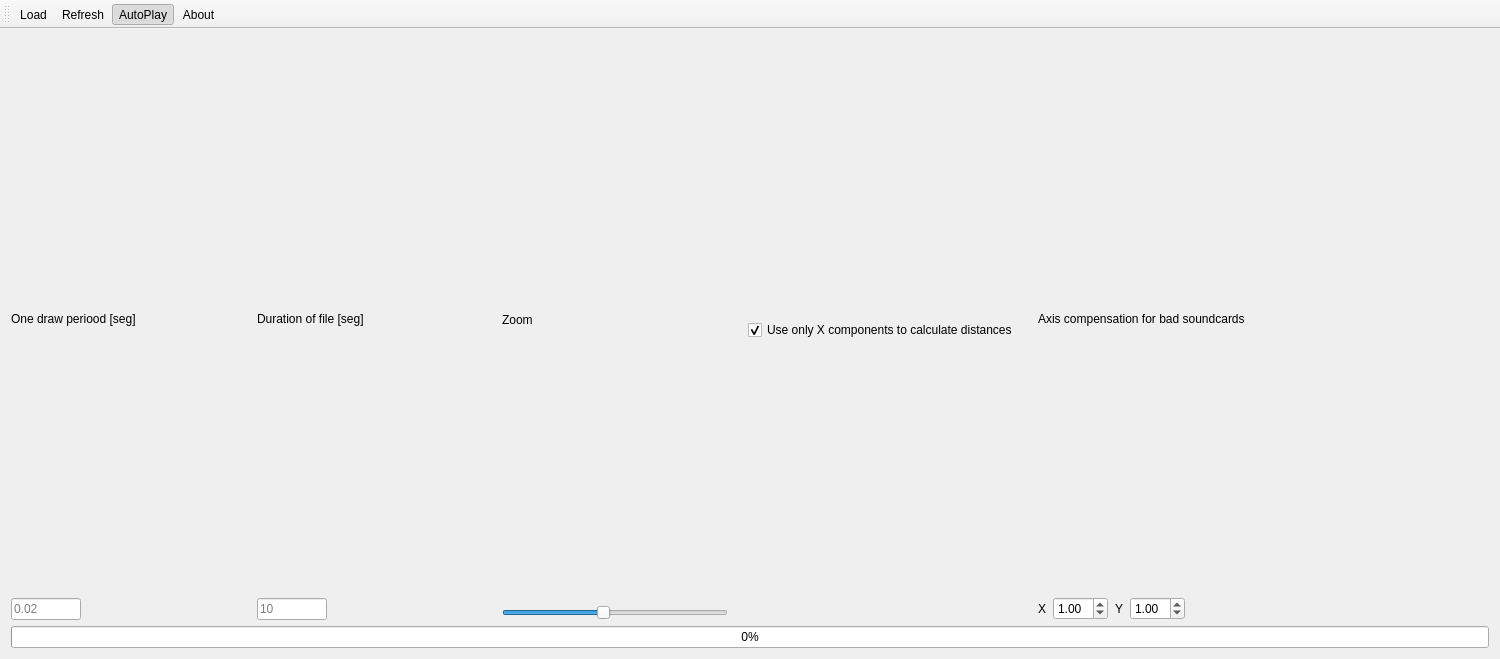
<?xml version="1.0" encoding="UTF-8"?>
<ui version="4.0">
 <class>MainWindowClass</class>
 <widget class="QMainWindow" name="MainWindowClass">
  <property name="geometry">
   <rect>
    <x>0</x>
    <y>0</y>
    <width>1500</width>
    <height>659</height>
   </rect>
  </property>
  <property name="windowTitle">
   <string>Rabiscoscopio 2</string>
  </property>
  <widget class="QWidget" name="centralWidget">
   <layout class="QGridLayout" name="gridLayout">
    <item row="3" column="0">
     <widget class="QProgressBar" name="progress">
      <property name="value">
       <number>0</number>
      </property>
     </widget>
    </item>
    <item row="2" column="0">
     <layout class="QVBoxLayout" name="verticalLayout"/>
    </item>
    <item row="0" column="0">
     <layout class="QHBoxLayout" name="horizontalLayout">
      <property name="spacing">
       <number>20</number>
      </property>
      <item>
       <layout class="QVBoxLayout" name="verticalLayout_2">
        <property name="spacing">
         <number>0</number>
        </property>
        <property name="sizeConstraint">
         <enum>QLayout::SetMinimumSize</enum>
        </property>
        <item>
         <widget class="QLabel" name="label_2">
          <property name="sizePolicy">
           <sizepolicy hsizetype="Minimum" vsizetype="Preferred">
            <horstretch>0</horstretch>
            <verstretch>0</verstretch>
           </sizepolicy>
          </property>
          <property name="minimumSize">
           <size>
            <width>0</width>
            <height>0</height>
           </size>
          </property>
          <property name="text">
           <string>One draw periood [seg]</string>
          </property>
         </widget>
        </item>
        <item>
         <layout class="QHBoxLayout" name="horizontalLayout_2">
          <property name="sizeConstraint">
           <enum>QLayout::SetMinimumSize</enum>
          </property>
          <item>
           <widget class="QLineEdit" name="edPeriod">
            <property name="maximumSize">
             <size>
              <width>70</width>
              <height>16777215</height>
             </size>
            </property>
            <property name="maxLength">
             <number>7</number>
            </property>
            <property name="placeholderText">
             <string>0.02</string>
            </property>
           </widget>
          </item>
          <item>
           <spacer name="horizontalSpacer_2">
            <property name="orientation">
             <enum>Qt::Horizontal</enum>
            </property>
            <property name="sizeHint" stdset="0">
             <size>
              <width>40</width>
              <height>20</height>
             </size>
            </property>
           </spacer>
          </item>
         </layout>
        </item>
       </layout>
      </item>
      <item>
       <layout class="QVBoxLayout" name="verticalLayout_3">
        <property name="spacing">
         <number>0</number>
        </property>
        <property name="sizeConstraint">
         <enum>QLayout::SetMinimumSize</enum>
        </property>
        <item>
         <widget class="QLabel" name="label">
          <property name="text">
           <string>Duration of file [seg]</string>
          </property>
         </widget>
        </item>
        <item>
         <layout class="QHBoxLayout" name="horizontalLayout_3">
          <item>
           <widget class="QLineEdit" name="edFileLength">
            <property name="maximumSize">
             <size>
              <width>70</width>
              <height>16777215</height>
             </size>
            </property>
            <property name="maxLength">
             <number>7</number>
            </property>
            <property name="placeholderText">
             <string>10</string>
            </property>
           </widget>
          </item>
          <item>
           <spacer name="horizontalSpacer_3">
            <property name="orientation">
             <enum>Qt::Horizontal</enum>
            </property>
            <property name="sizeHint" stdset="0">
             <size>
              <width>40</width>
              <height>20</height>
             </size>
            </property>
           </spacer>
          </item>
         </layout>
        </item>
       </layout>
      </item>
      <item>
       <layout class="QVBoxLayout" name="verticalLayout_7">
        <item>
         <widget class="QLabel" name="label_6">
          <property name="text">
           <string>Zoom</string>
          </property>
         </widget>
        </item>
        <item>
         <layout class="QHBoxLayout" name="horizontalLayout_6">
          <item>
           <widget class="QSlider" name="sbZoom">
            <property name="minimum">
             <number>10</number>
            </property>
            <property name="maximum">
             <number>100</number>
            </property>
            <property name="value">
             <number>50</number>
            </property>
            <property name="orientation">
             <enum>Qt::Horizontal</enum>
            </property>
           </widget>
          </item>
         </layout>
        </item>
       </layout>
      </item>
      <item>
       <layout class="QVBoxLayout" name="verticalLayout_5">
        <item>
         <widget class="QCheckBox" name="cbUseOnlyXComponents">
          <property name="text">
           <string>Use only X components to calculate distances</string>
          </property>
          <property name="checked">
           <bool>true</bool>
          </property>
         </widget>
        </item>
       </layout>
      </item>
      <item>
       <layout class="QVBoxLayout" name="verticalLayout_4">
        <property name="spacing">
         <number>0</number>
        </property>
        <item>
         <widget class="QLabel" name="label_3">
          <property name="text">
           <string>Axis compensation for bad soundcards</string>
          </property>
         </widget>
        </item>
        <item>
         <layout class="QHBoxLayout" name="horizontalLayout_4">
          <property name="spacing">
           <number>7</number>
          </property>
          <item>
           <widget class="QLabel" name="label_4">
            <property name="text">
             <string>X</string>
            </property>
           </widget>
          </item>
          <item>
           <widget class="QDoubleSpinBox" name="sbCompensateX">
            <property name="minimum">
             <double>-5.000000000000000</double>
            </property>
            <property name="maximum">
             <double>5.000000000000000</double>
            </property>
            <property name="singleStep">
             <double>0.050000000000000</double>
            </property>
            <property name="value">
             <double>1.000000000000000</double>
            </property>
           </widget>
          </item>
          <item>
           <widget class="QLabel" name="label_5">
            <property name="text">
             <string>Y</string>
            </property>
           </widget>
          </item>
          <item>
           <widget class="QDoubleSpinBox" name="sbCompensateY">
            <property name="minimum">
             <double>-5.000000000000000</double>
            </property>
            <property name="maximum">
             <double>5.000000000000000</double>
            </property>
            <property name="singleStep">
             <double>0.050000000000000</double>
            </property>
            <property name="value">
             <double>1.000000000000000</double>
            </property>
           </widget>
          </item>
          <item>
           <spacer name="horizontalSpacer_4">
            <property name="orientation">
             <enum>Qt::Horizontal</enum>
            </property>
            <property name="sizeHint" stdset="0">
             <size>
              <width>40</width>
              <height>20</height>
             </size>
            </property>
           </spacer>
          </item>
         </layout>
        </item>
       </layout>
      </item>
      <item>
       <spacer name="horizontalSpacer">
        <property name="orientation">
         <enum>Qt::Horizontal</enum>
        </property>
        <property name="sizeHint" stdset="0">
         <size>
          <width>40</width>
          <height>20</height>
         </size>
        </property>
       </spacer>
      </item>
     </layout>
    </item>
   </layout>
  </widget>
  <widget class="QToolBar" name="mainToolBar">
   <attribute name="toolBarArea">
    <enum>TopToolBarArea</enum>
   </attribute>
   <attribute name="toolBarBreak">
    <bool>false</bool>
   </attribute>
   <addaction name="actionLoad"/>
   <addaction name="actionRefresh"/>
   <addaction name="actionAutoPlay"/>
   <addaction name="actionAbout"/>
  </widget>
  <action name="actionLoad">
   <property name="icon">
    <iconset resource="mainwindow.qrc">
     <normaloff>:/MainWindow/Resources/load_32.png</normaloff>:/MainWindow/Resources/load_32.png</iconset>
   </property>
   <property name="text">
    <string>Load</string>
   </property>
  </action>
  <action name="actionRefresh">
   <property name="icon">
    <iconset resource="mainwindow.qrc">
     <normaloff>:/MainWindow/Resources/refresh_32.png</normaloff>:/MainWindow/Resources/refresh_32.png</iconset>
   </property>
   <property name="text">
    <string>Refresh</string>
   </property>
  </action>
  <action name="actionAutoPlay">
   <property name="checkable">
    <bool>true</bool>
   </property>
   <property name="checked">
    <bool>true</bool>
   </property>
   <property name="icon">
    <iconset resource="mainwindow.qrc">
     <normaloff>:/MainWindow/Resources/sound_off_32.png</normaloff>
     <normalon>:/MainWindow/Resources/sound_on_32.png</normalon>:/MainWindow/Resources/sound_off_32.png</iconset>
   </property>
   <property name="text">
    <string>AutoPlay</string>
   </property>
  </action>
  <action name="actionAbout">
   <property name="icon">
    <iconset resource="mainwindow.qrc">
     <normaloff>:/MainWindow/Resources/info_32.png</normaloff>:/MainWindow/Resources/info_32.png</iconset>
   </property>
   <property name="text">
    <string>About</string>
   </property>
  </action>
 </widget>
 <layoutdefault spacing="6" margin="11"/>
 <resources>
  <include location="mainwindow.qrc"/>
 </resources>
 <connections/>
</ui>
